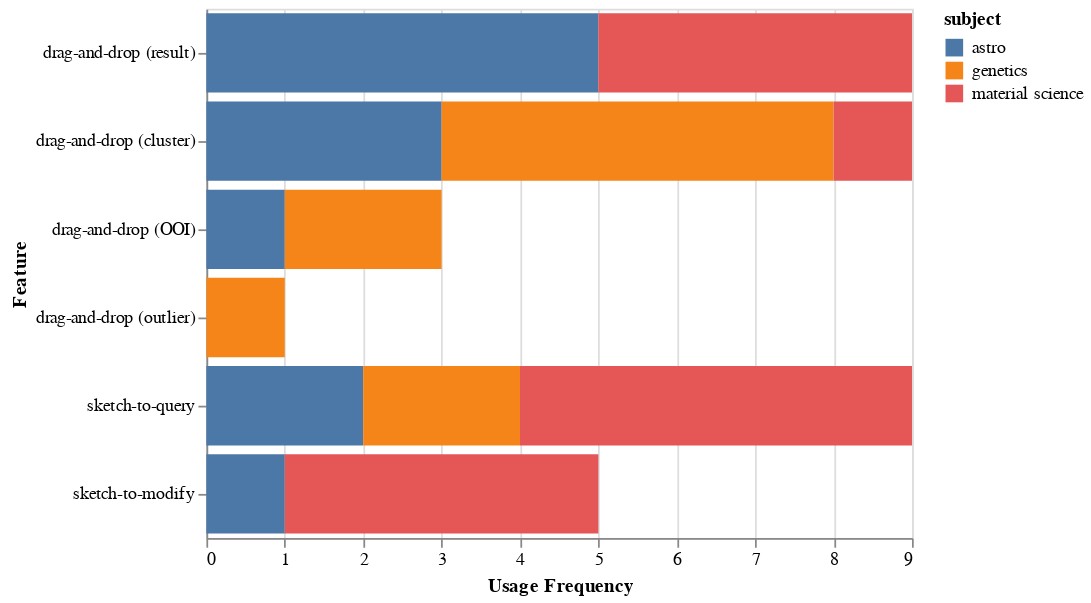

The code cell stored with this chart in its notebook:
### Code cell
alt.Chart(df_freq).mark_bar().encode(
    alt.X("Usage Frequency"),
    alt.Y("Feature",sort= itemsOfInterest),
    color = "subject"
)

### Figure 1 — Vega-Lite specification as saved in the notebook (floating-point values rounded to 4 significant figures)
{"$schema": "https://vega.github.io/schema/vega-lite/v2.6.0.json", "config": {"view": {"height": 300, "width": 400}}, "data": {"name": "data-b7272385e95b80d5cd0dbd4cea8d97ec"}, "datasets": {"data-b7272385e95b80d5cd0dbd4cea8d97ec": [{"Feature": "drag-and-drop (OOI)", "Usage Frequency": 1, "subject": "astro"}, {"Feature": "drag-and-drop (cluster)", "Usage Frequency": 3, "subject": "astro"}, {"Feature": "drag-and-drop (result)", "Usage Frequency": 5, "subject": "astro"}, {"Feature": "sketch-to-modify", "Usage Frequency": 1, "subject": "astro"}, {"Feature": "sketch-to-query", "Usage Frequency": 2, "subject": "astro"}, {"Feature": "drag-and-drop (OOI)", "Usage Frequency": 2, "subject": "genetics"}, {"Feature": "drag-and-drop (cluster)", "Usage Frequency": 5, "subject": "genetics"}, {"Feature": "drag-and-drop (outlier)", "Usage Frequency": 1, "subject": "genetics"}, {"Feature": "sketch-to-query", "Usage Frequency": 2, "subject": "genetics"}, {"Feature": "drag-and-drop (cluster)", "Usage Frequency": 1, "subject": "material science"}, {"Feature": "drag-and-drop (result)", "Usage Frequency": 4, "subject": "material science"}, {"Feature": "sketch-to-modify", "Usage Frequency": 4, "subject": "material science"}, {"Feature": "sketch-to-query", "Usage Frequency": 5, "subject": "material science"}]}, "encoding": {"color": {"field": "subject", "type": "nominal"}, "x": {"field": "Usage Frequency", "type": "quantitative"}, "y": {"field": "Feature", "sort": ["drag-and-drop (result)", "drag-and-drop (cluster)", "drag-and-drop (OOI)", "drag-and-drop (outlier)", "sketch-to-query", "sketch-to-modify"], "type": "nominal"}}, "mark": "bar"}
